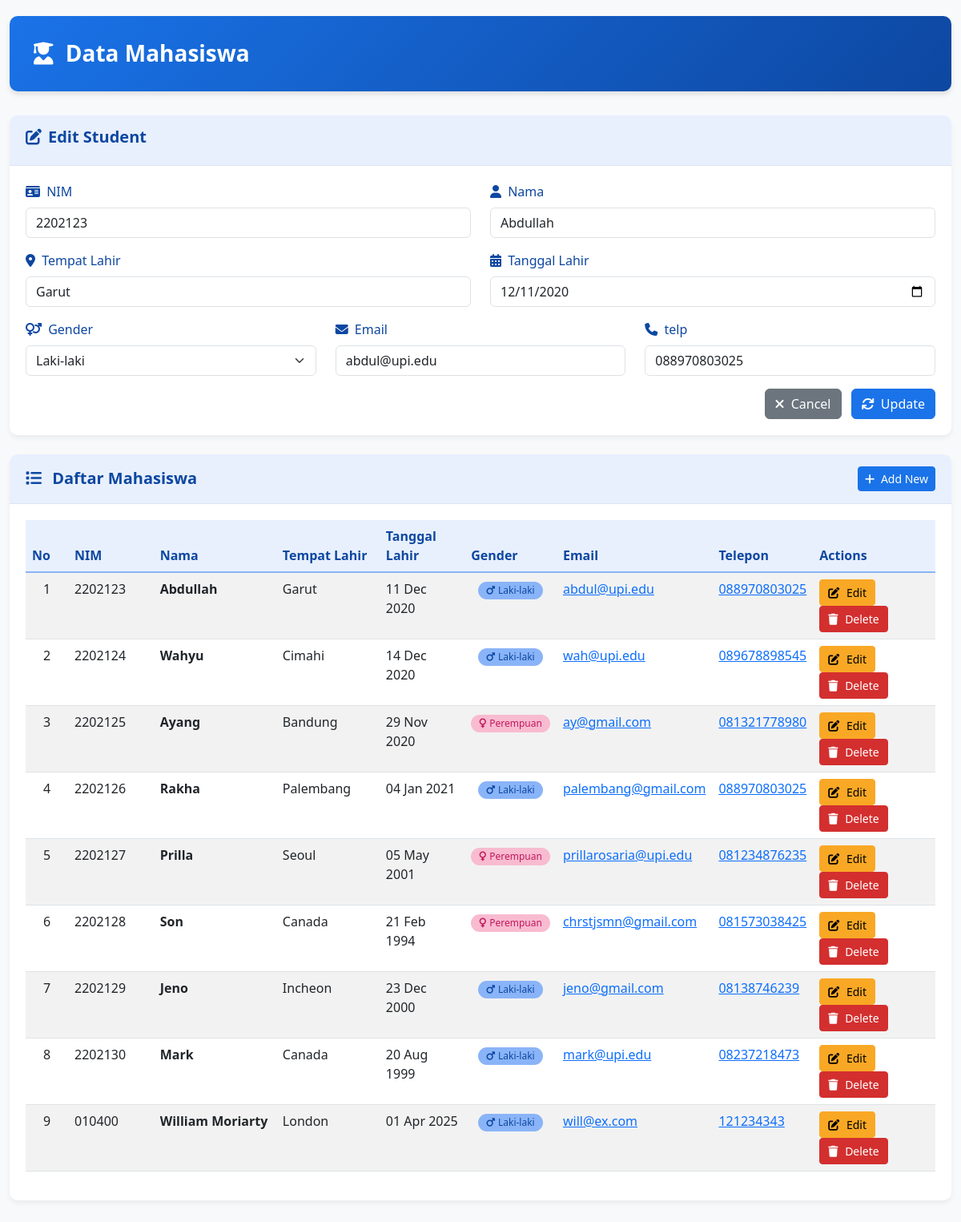
/Project/index.php?action=edit&id=1, run on the app's committed database.
### tables this page shows
CREATE TABLE `mahasiswa` (
  `id` int NOT NULL,
  `nim` varchar(100) NOT NULL,
  `nama` varchar(100) NOT NULL,
  `tempat` varchar(100) NOT NULL,
  `tl` varchar(100) NOT NULL,
  `gender` varchar(10) NOT NULL,
  `email` varchar(100) NOT NULL,
  `telp` varchar(100) NOT NULL
);

### Project/presenter/ProsesMahasiswa.php (called while the page is built, shortened)
<?php
class ProsesMahasiswa implements KontrakPresenter
{
	private $tabelmahasiswa;
	private $data = [];
	function __construct()
	{
		try {
			$db_host = "localhost";
			$db_user = "root";
			$db_password = "";
			$db_name = "mvp_php";
			$this->tabelmahasiswa = new TabelMahasiswa($db_host, $db_user, $db_password, $db_name);
			$this->data = array();
		} catch (Exception $e) {
			echo "yah error" . $e->getMessage();
		}
	}
	function prosesDataMahasiswa()
	{
		try {
			$this->tabelmahasiswa->open();
			$this->tabelmahasiswa->getMahasiswa();
			while ($row = $this->tabelmahasiswa->getResult()) {
				$mahasiswa = new Mahasiswa();
				$mahasiswa->setId($row['id']);
				$mahasiswa->setNim($row['nim']);
				$mahasiswa->setNama($row['nama']);
				$mahasiswa->setTempat($row['tempat']);
				$mahasiswa->setTl($row['tl']);
				$mahasiswa->setGender($row['gender']);
				$mahasiswa->setEmail($row['email']);
				$mahasiswa->settelp($row['telp']);
				$this->data[] = $mahasiswa;
			}
		} catch (Exception $e) {
			echo "yah error part 2" . $e->getMessage();
		}
	}
	function getMahasiswaById($id)
	{
		try {
			$this->tabelmahasiswa->open();
			$this->tabelmahasiswa->getMahasiswaById($id);
			$result = $this->tabelmahasiswa->getResult();
			return $result;
		} catch (Exception $e) {
			echo "yah error part 3" . $e->getMessage();
			return null;
		}
	}
	function getId($i)
	{
		return $this->data[$i]->id;
	}
	function getNim($i)
	{
		return $this->data[$i]->nim;
	}
	function getNama($i)
	{
		return $this->data[$i]->nama;
	}
	function getTempat($i)
	{
		return $this->data[$i]->tempat;
	}
	function getTl($i)
	{
		return $this->data[$i]->tl;
	}
	function getGender($i)
	{
		return $this->data[$i]->gender;
	}
	function getEmail($i)
	{
		return $this->data[$i]->email;
	}
	function gettelp($i)
	{
		return $this->data[$i]->telp;
	}
	function getSize()
	{
		return sizeof($this->data);
	}
}

### Project/model/Mahasiswa.class.php (called while the page is built, shortened)
<?php
class Mahasiswa
{
	function setId($id)
	{
		$this->id = $id;
	}
	function setNim($nim)
	{
		$this->nim = $nim;
	}
	function setNama($nama)
	{
		$this->nama = $nama;
	}
	function setTempat($tempat)
	{
		$this->tempat = $tempat;
	}
	function setTl($tl)
	{
		$this->tl = $tl;
	}
	function setGender($gender)
	{
		$this->gender = $gender;
	}
	function setEmail($email)
	{
		$this->email = $email;
	}
	function settelp($telp)
	{
		$this->telp = $telp;
	}
}

### Project/model/DB.class.php (called while the page is built, shortened)
<?php
class DB
{
	var $db_host = '';
	var $db_user = '';
	var $db_password = '';
	var $db_name = '';
	var $db_link = '';
	var $result = 0;
	function __construct($db_host = '', $db_user = '', $db_password = '', $db_name = '')
	{
		$this->db_host = $db_host;
		$this->db_user = $db_user;
		$this->db_password = $db_password;
		$this->db_name = $db_name;
	}
	function open()
	{
		$this->db_link = mysqli_connect($this->db_host, $this->db_user, $this->db_password, $this->db_name);
	}
	function execute($query = "")
	{
		$this->result = mysqli_query($this->db_link, $query);
		return $this->result;
	}
	function getResult()
	{
		return mysqli_fetch_array($this->result);
	}
}

### Project/model/TabelMahasiswa.class.php (called while the page is built, shortened)
<?php
class TabelMahasiswa extends DB
{
	function getMahasiswa()
	{
		$query = "SELECT * FROM mahasiswa";
		return $this->execute($query);
	}
	function getMahasiswaById($id)
	{
		$query = "SELECT * FROM mahasiswa WHERE id = '$id'";
		return $this->execute($query);
	}
}

### Project/index.php (called while the page is built)
<?php
include("view/TampilMahasiswa.php");
$tp = new TampilMahasiswa();
$data = $tp->tampil();

### Project/view/TampilMahasiswa.php (the view, shortened to what this page needs)
<?php
include("presenter/ProsesMahasiswa.php");
class TampilMahasiswa implements KontrakView
{
	private $prosesmahasiswa;
	function __construct()
	{
		$this->prosesmahasiswa = new ProsesMahasiswa();
	}
	function tampil()
	{
		$this->prosesmahasiswa->prosesDataMahasiswa();
		$data = null;
		for ($i = 0; $i < $this->prosesmahasiswa->getSize(); $i++) {
			$no = $i + 1;
			$gender = $this->prosesmahasiswa->getGender($i);
			$genderDisplay = $gender == 'Laki-laki' ?
				'<span class="badge badge-gender badge-male"><i class="fas fa-mars me-1"></i>Laki-laki</span>' :
				'<span class="badge badge-gender badge-female"><i class="fas fa-venus me-1"></i>Perempuan</span>';
			$tl = date('d M Y', strtotime($this->prosesmahasiswa->getTl($i)));
			$data .= "<tr>
			<td class='text-center'>" . $no . "</td>
			<td>" . $this->prosesmahasiswa->getNim($i) . "</td>
			<td><strong>" . $this->prosesmahasiswa->getNama($i) . "</strong></td>
			<td>" . $this->prosesmahasiswa->getTempat($i) . "</td>
			<td>" . $tl . "</td>
			<td class='text-center'>" . $genderDisplay . "</td>
			<td><a href='mailto:" . $this->prosesmahasiswa->getEmail($i) . "'>" . $this->prosesmahasiswa->getEmail($i) . "</a></td>
			<td><a href='tel:" . $this->prosesmahasiswa->gettelp($i) . "'>" . $this->prosesmahasiswa->gettelp($i) . "</a></td>
			<td class='action-buttons'>
				<a href='index.php?action=edit&id=" . $this->prosesmahasiswa->getId($i) . "' class='btn btn-warning btn-sm'>
					<i class='fas fa-edit'></i> Edit
				</a>
				<a href='index.php?action=delete&id=" . $this->prosesmahasiswa->getId($i) . "' class='btn btn-danger btn-sm' onclick='return confirm(\"Are you sure you want to delete this student?\")'>
					<i class='fas fa-trash'></i> Delete
				</a>
			</td>
			</tr>";
		}
		$form = $this->getForm();
	}
	private function getForm()
	{
		$action = isset($_GET['action']) ? $_GET['action'] : 'add';
		$id = isset($_GET['id']) ? $_GET['id'] : '';
		$nim = '';
		$nama = '';
		$tempat = '';
		$tl = '';
		$gender = '';
		$email = '';
		$telp = '';
		$button = 'Add';
		$formTitle = 'Add New Student';
		$formIcon = 'fa-plus-circle';
		$hiddenInput = '';
		if ($action == 'edit' && !empty($id)) {
			$mahasiswa = $this->prosesmahasiswa->getMahasiswaById($id);
			if ($mahasiswa) {
				$nim = $mahasiswa['nim'];
				$nama = $mahasiswa['nama'];
				$tempat = $mahasiswa['tempat'];
				$tl = $mahasiswa['tl'];
				$gender = $mahasiswa['gender'];
				$email = $mahasiswa['email'];
				$telp = $mahasiswa['telp'];
				$button = 'Update';
				$formTitle = 'Edit Student';
				$formIcon = 'fa-edit';
				$hiddenInput = "<input type='hidden' name='id' value='$id'>";
			}
		}
		$form = "
		<div class='card mb-4'>
			<div class='card-header'>
				<h5 class='card-title'><i class='fas $formIcon me-2'></i>$formTitle</h5>
			</div>
			<div class='card-body'>
				<form method='post' action='index.php'>
					$hiddenInput
					<div class='row mb-3'>
						<div class='col-md-6'>
							<label for='nim' class='form-label'><i class='fas fa-id-card me-1'></i> NIM</label>
							<input type='text' class='form-control' id='nim' name='nim' value='$nim' required>
						</div>
						<div class='col-md-6'>
							<label for='nama' class='form-label'><i class='fas fa-user me-1'></i> Nama</label>
							<input type='text' class='form-control' id='nama' name='nama' value='$nama' required>
						</div>
					</div>
					<div class='row mb-3'>
						<div class='col-md-6'>
							<label for='tempat' class='form-label'><i class='fas fa-map-marker-alt me-1'></i> Tempat Lahir</label>
							<input type='text' class='form-control' id='tempat' name='tempat' value='$tempat' required>
						</div>
						<div class='col-md-6'>
							<label for='tl' class='form-label'><i class='fas fa-calendar-alt me-1'></i> Tanggal Lahir</label>
							<input type='date' class='form-control' id='tl' name='tl' value='$tl' required>
						</div>
					</div>
					<div class='row mb-3'>
						<div class='col-md-4'>
							<label for='gender' class='form-label'><i class='fas fa-venus-mars me-1'></i> Gender</label>
							<select class='form-select' id='gender' name='gender' required>
								<option value='Laki-laki' " . ($gender == 'Laki-laki' ? 'selected' : '') . ">Laki-laki</option>
								<option value='Perempuan' " . ($gender == 'Perempuan' ? 'selected' : '') . ">Perempuan</option>
							</select>
						</div>
						<div class='col-md-4'>
							<label for='email' class='form-label'><i class='fas fa-envelope me-1'></i> Email</label>
							<input type='email' class='form-control' id='email' name='email' value='$email' required>
						</div>
						<div class='col-md-4'>
							<label for='telp' class='form-label'><i class='fas fa-phone me-1'></i> telp</label>
							<input type='text' class='form-control' id='telp' name='telp' value='$telp' required>
						</div>
					</div>
					<div class='text-end'>
						<a href='index.php' class='btn btn-secondary me-2'>
							<i class='fas fa-times me-1'></i> Cancel
						</a>
						<button type='submit' name='" . strtolower($button) . "' class='btn btn-primary'>
							<i class='fas fa-" . (strtolower($button) == 'add' ? 'save' : 'sync') . " me-1'></i> $button
						</button>
					</div>
				</form>
			</div>
		</div>";
		return $form;
	}
}

### Project/model/Template.class.php (shortened to what this page needs)
<?php
class Template{
	var $content = '';
	function __construct($filename = ''){
		$this->content = implode('', @file($filename));
	}
	function clear(){
		$this->content = preg_replace("/DATA_[A-Z|_|0-9]+/", "", $this->content);
	}
	function write(){
		print $this->content;
	}
	function replace($old = '', $new = ''){
		if(is_int($new)){
			$value = sprintf("%d", $new);
		}elseif(is_float($new)){
			$value = sprintf("%f", $new);
		}elseif(is_array($new)){
			$value = '';
			foreach( $new as $item){
				$value .= $item. '';
			}
		}else{
			$value = $new;
		}
		$this->content = preg_replace("/$old/",  $value, $this->content);
	}
}

### data on the page
mahasiswa: gender "Data Mahasiswa Daftar Mahasiswa Add New No NIM Nama Tempat Lahir Tanggal Lahir Gender Email Telepon Actions", nim "2202123", nama "Abdullah", tempat "Garut", tl "12/11/2020", gender "Laki-laki", email "abdul@upi.edu", telp "088970803025", no "1", tl "11 Dec 2020"
mahasiswa: no "2", nim "2202124", nama "Wahyu", tempat "Cimahi", tl "14 Dec 2020", gender "Laki-laki" (drawn), email "wah@upi.edu", telp "089678898545"
mahasiswa: no "3", nim "2202125", nama "Ayang", tempat "Bandung", tl "29 Nov 2020", gender "Perempuan" (drawn), email "ay@gmail.com", telp "081321778980"
mahasiswa: no "4", nim "2202126", nama "Rakha", tempat "Palembang", tl "04 Jan 2021", gender "Laki-laki" (drawn), email "palembang@gmail.com", telp "088970803025"
mahasiswa: no "5", nim "2202127", nama "Prilla", tempat "Seoul", tl "05 May 2001", gender "Perempuan" (drawn), email "prillarosaria@upi.edu", telp "081234876235"
mahasiswa: no "6", nim "2202128", nama "Son", tempat "Canada", tl "21 Feb 1994", gender "Perempuan" (drawn), email "chrstjsmn@gmail.com", telp "081573038425"
mahasiswa: no "7", nim "2202129", nama "Jeno", tempat "Incheon", tl "23 Dec 2000", gender "Laki-laki" (drawn), email "jeno@gmail.com", telp "08138746239"
mahasiswa: no "8", nim "2202130", nama "Mark", tempat "Canada", tl "20 Aug 1999", gender "Laki-laki" (drawn), email "mark@upi.edu", telp "08237218473"
mahasiswa: no "9", nim "010400", nama "William Moriarty", tempat "London", tl "01 Apr 2025", gender "Laki-laki" (drawn), email "will@ex.com", telp "121234343"

### other printed values
$formTitle "Edit Student"
$button "Update"
